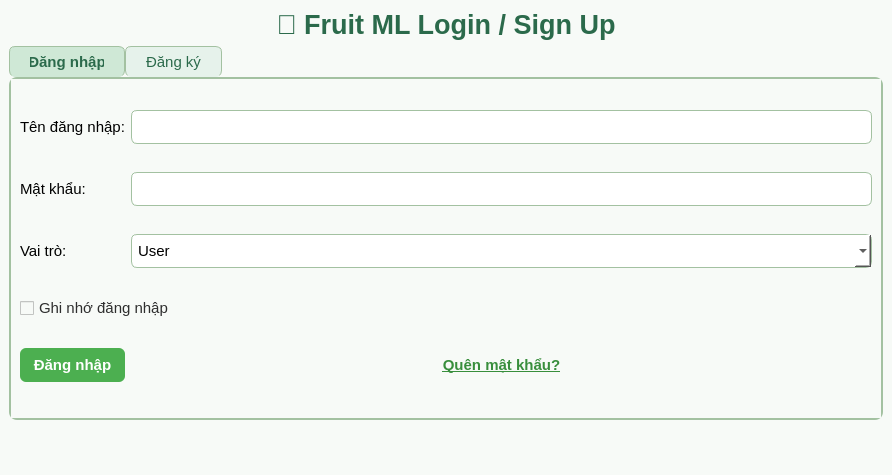
<?xml version="1.0" encoding="UTF-8"?>
<ui version="4.0">
 <class>MainWindow_LoginSignUp</class>
 <widget class="QMainWindow" name="MainWindow_LoginSignUp">
  <property name="geometry">
   <rect>
    <x>0</x>
    <y>0</y>
    <width>892</width>
    <height>475</height>
   </rect>
  </property>
  <property name="windowTitle">
   <string>🍃 Fruit ML - Login / Sign Up</string>
  </property>
  <property name="styleSheet">
   <string notr="true">
    QWidget {
        background-color: #f7faf7;
        font-family: &quot;Segoe UI&quot;;
        font-size: 11pt;
    }
    QLabel#lblTitle {
        color: #2b6a4b;
        font-size: 20pt;
        font-weight: bold;
    }
    QTabWidget::pane {
        border: 2px solid #a3c1a1;
        border-radius: 8px;
        background: #ffffff;
    }
    QTabBar::tab {
        background: #e6f2eb;
        color: #2b6a4b;
        border: 1px solid #a3c1a1;
        border-bottom: none;
        border-radius: 6px 6px 0 0;
        padding: 6px 20px;
    }
    QTabBar::tab:selected {
        background: #cfe8d6;
        font-weight: 600;
    }
    QLineEdit, QComboBox {
        border: 1px solid #a3c1a1;
        border-radius: 6px;
        padding: 6px;
        background-color: #ffffff;
    }
    QPushButton {
        background-color: #4caf50;
        color: white;
        border-radius: 6px;
        padding: 8px 0;
        font-weight: 600;
    }
    QPushButton:hover {
        background-color: #45a049;
    }
    QPushButton#btnForgotPassword {
        color: #388e3c;
        background: transparent;
        border: none;
        text-decoration: underline;
    }
    QCheckBox {
        color: #2e2e2e;
    }
    QLabel#lblAuthStatus {
        color: #d32f2f;
        font-weight: 600;
    }
   </string>
  </property>
  <widget class="QWidget" name="centralwidget">
   <layout class="QVBoxLayout" name="verticalLayout" stretch="0,1,0">
    <item>
     <widget class="QLabel" name="lblTitle">
      <property name="text">
       <string>🍎 Fruit ML Login / Sign Up</string>
      </property>
      <property name="alignment">
       <set>Qt::AlignCenter</set>
      </property>
     </widget>
    </item>
    <item>
     <widget class="QTabWidget" name="tabAuth">
      <property name="currentIndex">
       <number>0</number>
      </property>
      <widget class="QWidget" name="tabLogin">
       <attribute name="title">
        <string>Đăng nhập</string>
       </attribute>
       <layout class="QGridLayout" name="gridLogin">
        <item row="0" column="0">
         <widget class="QLabel" name="lblUsernameLogin">
          <property name="text">
           <string>Tên đăng nhập:</string>
          </property>
         </widget>
        </item>
        <item row="0" column="1">
         <widget class="QLineEdit" name="lineEditLoginUsername"/>
        </item>
        <item row="1" column="0">
         <widget class="QLabel" name="lblPasswordLogin">
          <property name="text">
           <string>Mật khẩu:</string>
          </property>
         </widget>
        </item>
        <item row="1" column="1">
         <widget class="QLineEdit" name="lineEditLoginPassword">
          <property name="echoMode">
           <enum>QLineEdit::Password</enum>
          </property>
         </widget>
        </item>
        <item row="2" column="0">
         <widget class="QLabel" name="lblRoleLogin">
          <property name="text">
           <string>Vai trò:</string>
          </property>
         </widget>
        </item>
        <item row="2" column="1">
         <widget class="QComboBox" name="comboRoleLogin">
          <item>
           <property name="text">
            <string>User</string>
           </property>
          </item>
          <item>
           <property name="text">
            <string>Admin</string>
           </property>
          </item>
         </widget>
        </item>
        <item row="3" column="0" colspan="2">
         <widget class="QCheckBox" name="chkRemember">
          <property name="text">
           <string>Ghi nhớ đăng nhập</string>
          </property>
         </widget>
        </item>
        <item row="4" column="0">
         <widget class="QPushButton" name="btnLogin">
          <property name="text">
           <string>Đăng nhập</string>
          </property>
         </widget>
        </item>
        <item row="4" column="1">
         <widget class="QPushButton" name="btnForgotPassword">
          <property name="text">
           <string>Quên mật khẩu?</string>
          </property>
         </widget>
        </item>
       </layout>
      </widget>
      <widget class="QWidget" name="tabSignup">
       <attribute name="title">
        <string>Đăng ký</string>
       </attribute>
       <layout class="QGridLayout" name="gridSignup">
        <item row="0" column="0">
         <widget class="QLabel" name="lblUsernameSignup">
          <property name="text">
           <string>Tên đăng nhập:</string>
          </property>
         </widget>
        </item>
        <item row="0" column="1">
         <widget class="QLineEdit" name="lineEditSignupUsername"/>
        </item>
        <item row="1" column="0">
         <widget class="QLabel" name="lblEmailSignup">
          <property name="text">
           <string>Email:</string>
          </property>
         </widget>
        </item>
        <item row="1" column="1">
         <widget class="QLineEdit" name="lineEditSignupEmail"/>
        </item>
        <item row="2" column="0">
         <widget class="QLabel" name="lblPasswordSignup">
          <property name="text">
           <string>Mật khẩu:</string>
          </property>
         </widget>
        </item>
        <item row="2" column="1">
         <widget class="QLineEdit" name="lineEditSignupPassword">
          <property name="echoMode">
           <enum>QLineEdit::Password</enum>
          </property>
         </widget>
        </item>
        <item row="3" column="0">
         <widget class="QLabel" name="lblConfirmPassword">
          <property name="text">
           <string>Nhập lại mật khẩu:</string>
          </property>
         </widget>
        </item>
        <item row="3" column="1">
         <widget class="QLineEdit" name="lineEditSignupCFPassword">
          <property name="echoMode">
           <enum>QLineEdit::Password</enum>
          </property>
         </widget>
        </item>
        <item row="4" column="0">
         <widget class="QLabel" name="lblRoleSignup">
          <property name="text">
           <string>Vai trò:</string>
          </property>
         </widget>
        </item>
        <item row="4" column="1">
         <widget class="QComboBox" name="comboRoleSignup">
          <item>
           <property name="text">
            <string>User</string>
           </property>
          </item>
          <item>
           <property name="text">
            <string>Admin</string>
           </property>
          </item>
         </widget>
        </item>
        <item row="5" column="0" colspan="2">
         <widget class="QPushButton" name="btnSignup">
          <property name="text">
           <string>Đăng ký tài khoản</string>
          </property>
         </widget>
        </item>
       </layout>
      </widget>
     </widget>
    </item>
    <item>
     <widget class="QLabel" name="lblAuthStatus">
      <property name="text">
       <string/>
      </property>
      <property name="alignment">
       <set>Qt::AlignCenter</set>
      </property>
     </widget>
    </item>
   </layout>
  </widget>
  <widget class="QStatusBar" name="statusbar"/>
 </widget>
 <resources/>
 <connections/>
</ui>
